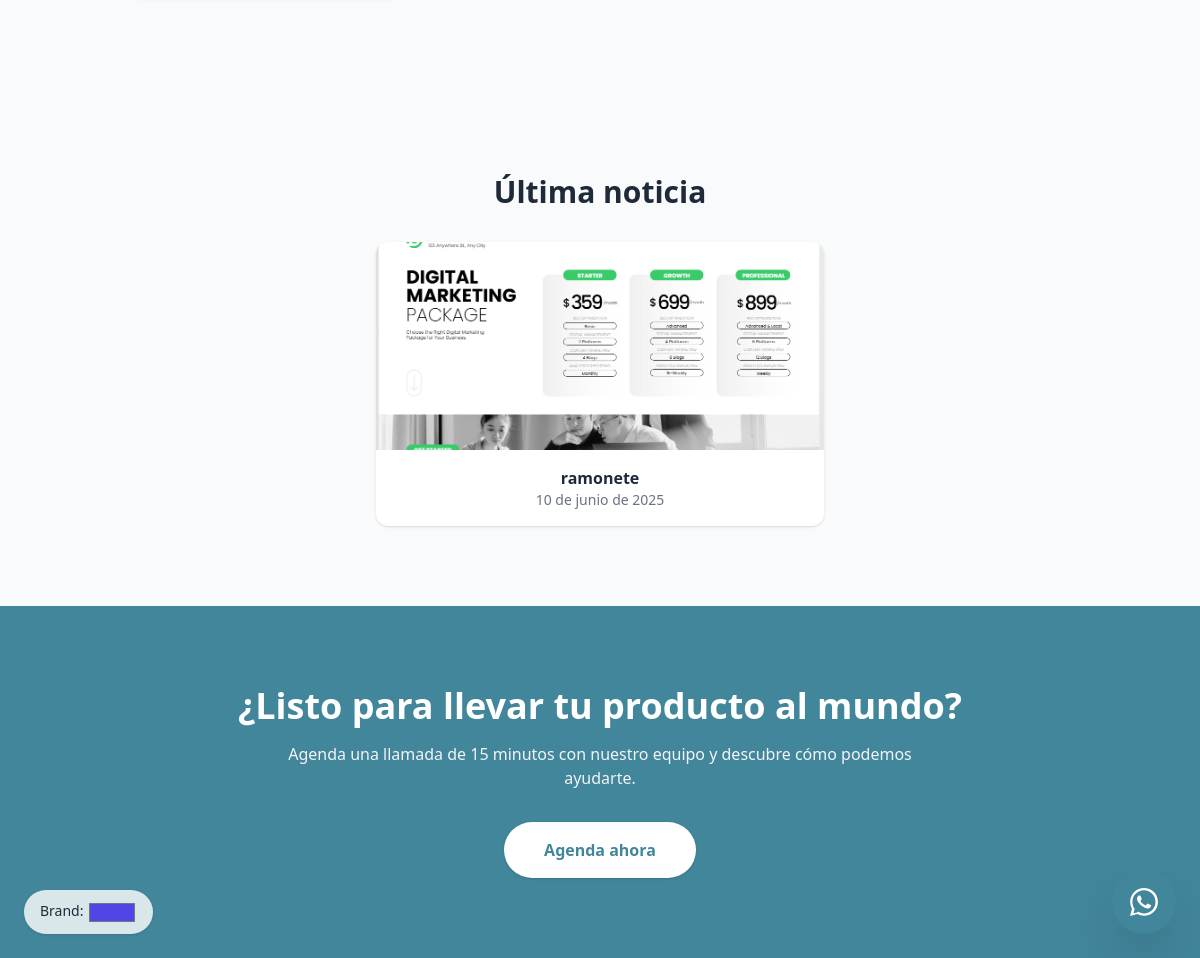
The app's page / (lower part), older data.
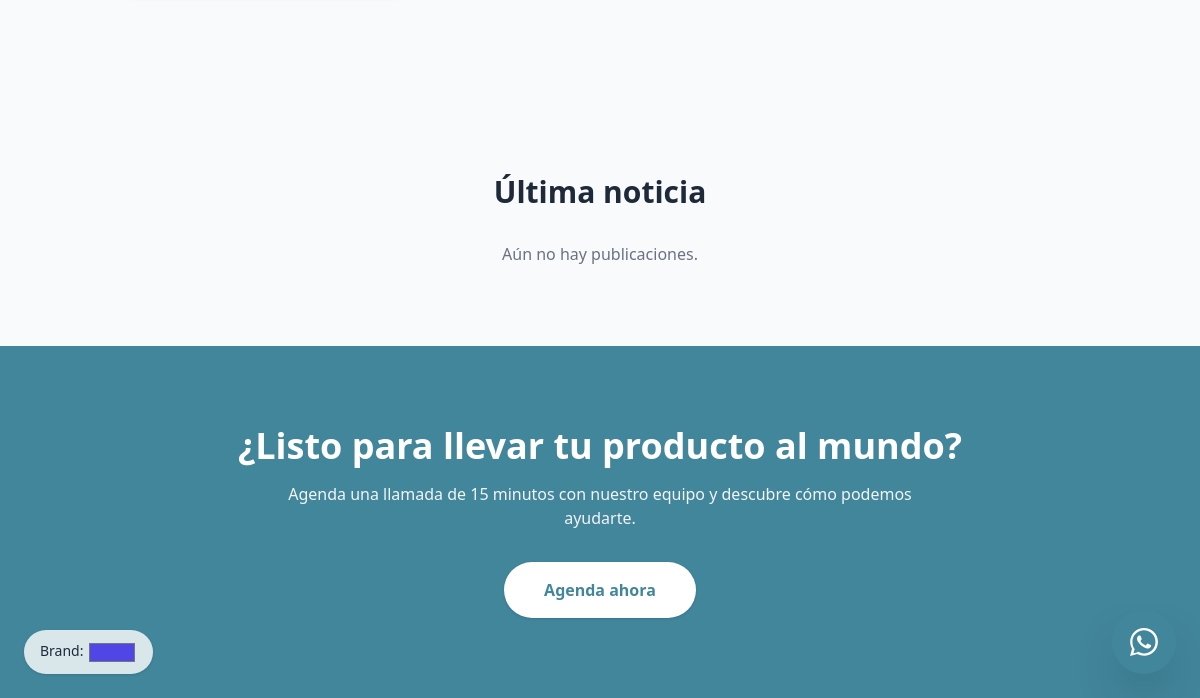
The same page, newer data.
### core/models.py (models this page shows, shortened)
class EntradaBlog(models.Model):
    titulo    = models.CharField(max_length=200)
    contenido = models.TextField()
    imagen    = models.ImageField(upload_to='blog/')
    fecha     = models.DateField(auto_now_add=True)
    class Meta:
        verbose_name = "Entrada de Blog"
        verbose_name_plural = "Entradas de Blog"

### core/views.py (the view)
# urls.py: path('', views.index,                 name='index'),
def index(request):
    ultima = EntradaBlog.objects.order_by("-fecha").first()
    return render(request, "core/index.html", {"ultima": ultima})

### templates/core/index.html (shortened to what this page needs)
{% extends "core/base.html" %}
{% load i18n static %}
{% block content %}
<section class="container mx-auto px-6 pb-24">
</section>
<section class="container mx-auto px-6 py-20 text-center">
  <h2 class="text-3xl font-bold mb-8">{% trans "Última noticia" %}</h2>
  {% if ultima %}
    <article class="mx-auto max-w-md bg-white rounded-xl shadow hover:shadow-lg transition">
      <a href="{% url 'blog_detalle' ultima.pk %}">
        <img src="{{ ultima.imagen.url }}" class="w-full h-52 object-cover rounded-t-xl" alt="{{ ultima.titulo }}">
      </a>
      <div class="p-4">
        <h3 class="font-bold">{{ ultima.titulo }}</h3>
        <p class="text-sm text-gray-500">{{ ultima.fecha }}</p>
      </div>
    </article>
  {% else %}
    <p class="text-gray-500">{% trans "Aún no hay publicaciones." %}</p>
  {% endif %}
</section>
<section class="relative overflow-hidden bg-[var(--brand)] py-20 text-white">
  <div class="absolute inset-0 -z-10 bg-[radial-gradient(#ffffff11_1px,transparent_1px)] [background-size:36px_36px]"></div>
  <div class="container mx-auto px-6 text-center">
    <h2 class="text-3xl md:text-4xl font-bold mb-4">
      {% trans "¿Listo para llevar tu producto al mundo?" %}
    </h2>
    <p class="mx-auto max-w-2xl mb-8 text-gray-100">
    </p>
    <a href="{% url 'contacto' %}"
       class="inline-block rounded-full bg-white px-10 py-4 font-semibold text-[var(--brand)] shadow hover:opacity-90 transition">
      {% trans "Agenda ahora" %}
    </a>
  </div>
</section>
{% endblock %}

Row changes from the older to the newer data that the page shows:
removed EntradaBlog: imagen (picture), titulo "ramonete", fecha "10 de junio de 2025"
Text that changed along with them:
text now shown: "Aún no hay publicaciones."
